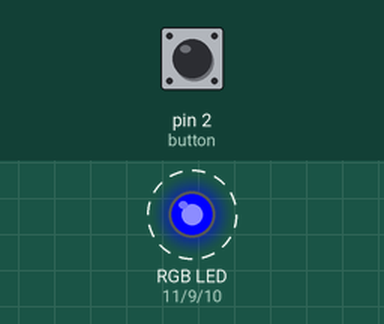
Simulated run of this sketch. Board: Arduino Uno, built with avr-gcc and run on an emulated ATmega328P. Parts: an RGB LED mixed from three pins (HIGH = lit). Dashed ring = blinking. The inputs (shaded band) are chosen by the test bench; at power-on: pin 2 (button) HIGH.

Above: at 1.8 s.
1.9 s: pin 2 (button) pulled LOW for 3.2 s
At 3.3 s:
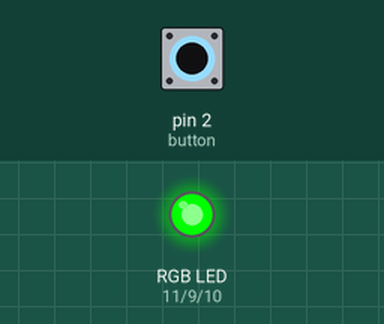
At 5.22 s:
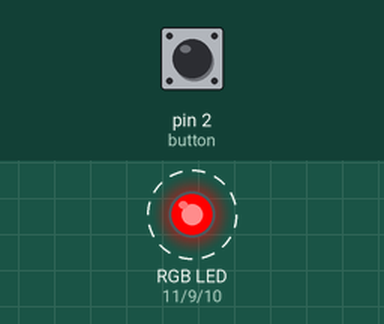
Timing chart, 0 to 12.6 s (numbered marks = the images above; inputs shaded):
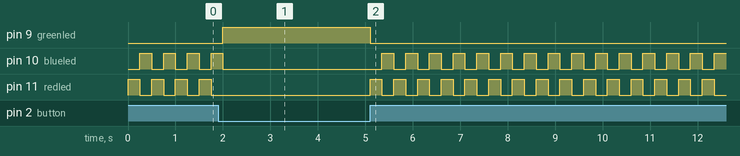

The sketch:

rgb_switch.ino
```cpp
int redled = 11;
int blueled = 10;
int greenled = 9;
int button = 2;
int switchState = 0;

void setup() {
  // put your setup code here, to run once:
  pinMode(redled, OUTPUT);
  pinMode(greenled, OUTPUT);
  pinMode(blueled, OUTPUT);
  pinMode (button, INPUT);

}

void loop() {
  // put your main code here, to run repeatedly:
  switchState = digitalRead(button);
  if (switchState == LOW) {

    analogWrite(redled, 0);
    analogWrite(greenled, 255); // led brand groen
    analogWrite(blueled, 0);
   }
  else {

    analogWrite(redled, 255); // led brand rood
    analogWrite(greenled, 0);
    analogWrite(blueled, 0);
    delay(250);
    analogWrite(redled, 0); // led brand rood
    analogWrite(greenled, 0);
    analogWrite(blueled, 255);//led brand blauw
    delay(250);
  }
}
```

Measured:
- after the input at 1.9 s, pin 9 (greenled): LOW → HIGH after 0.10 s, → LOW 3.1 s later
- by itself, pin 10 (blueled): repeats every 0.50 s: HIGH 0.25 s, LOW 0.25 s
